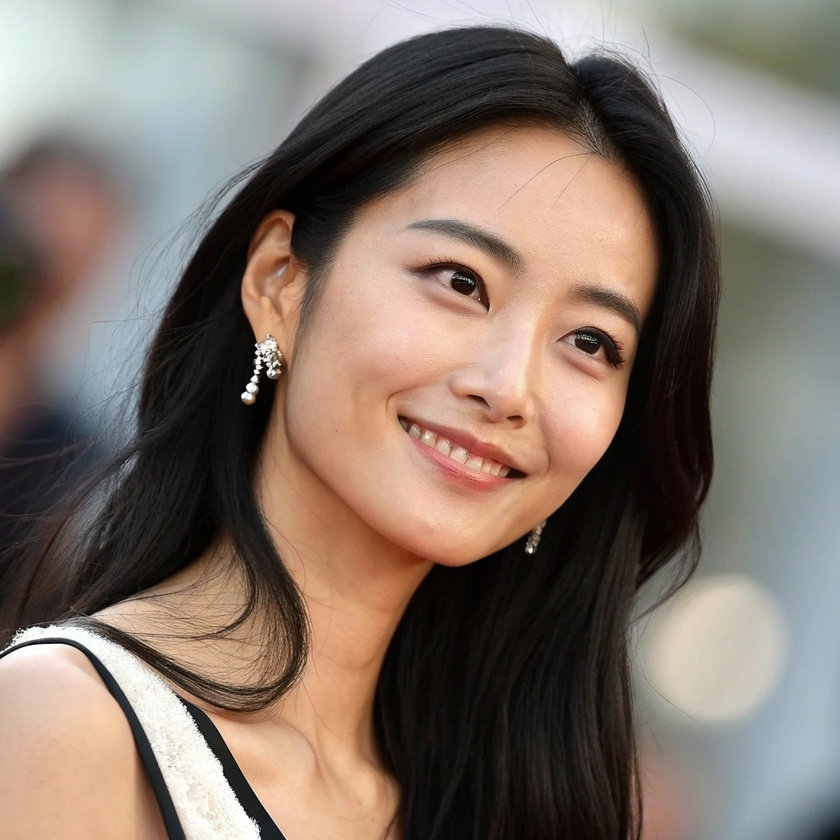
#> input picture face_1.jpg, 840 x 840 px, shrunk from 1024 x 1024 before the run
$ python cv.py
#> lines starting #> are read from the running program, lines starting #| are printed output that depends on the picture; after the words box and inside, x2 and y2 are one past the last pixel; in counts of white or black regions, pixels touching at a corner belong together
import cv2

img = cv2.imread("face_1.jpg")
#> img is the input picture: shape (840, 840, 3); mean B, G, R 106.4, 116.4, 130.5

gray = cv2.cvtColor(img, cv2.COLOR_BGR2GRAY)
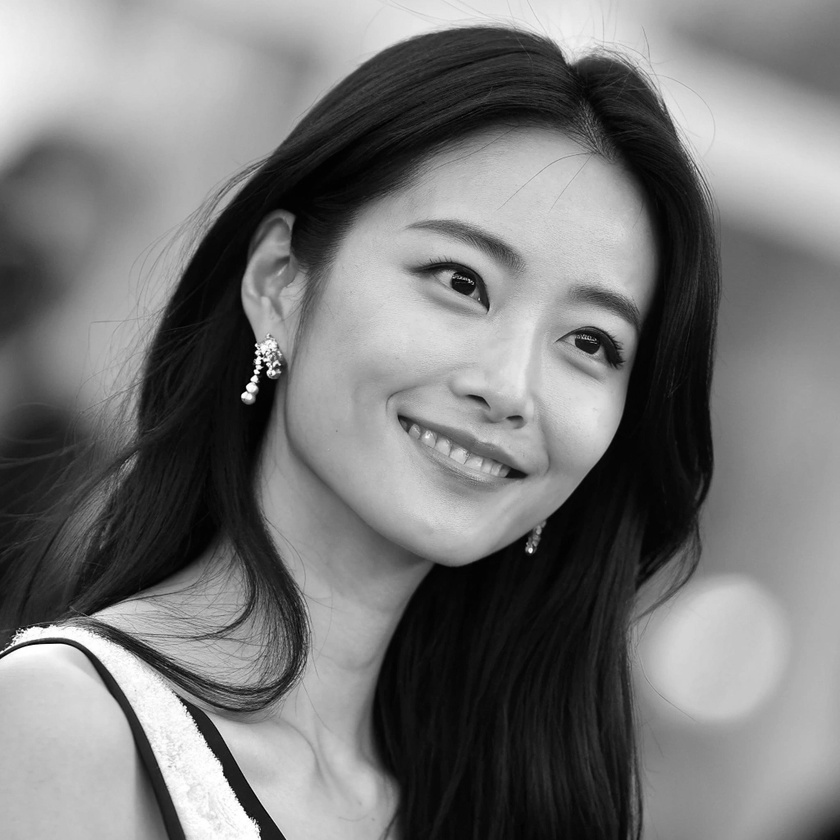
#> gray: shape (840, 840); min 0, max 255, mean 119.5

face = cv2.CascadeClassifier(

    "haarcascade_frontalface_default.xml"

)

faces = face.detectMultiScale(gray)
#> faces = [[222, 240, 93, 93], [307, 132, 411, 411]]

for (x, y, w, h) in faces:

    cv2.rectangle(img, (x, y), (x+w, y+h), (0,255,0), 2)

    cv2.putText(img, "face", (x, y-10),

                cv2.FONT_HERSHEY_SIMPLEX,

                0.8, (0,255,0), 2)
#> this loop made 2 passes
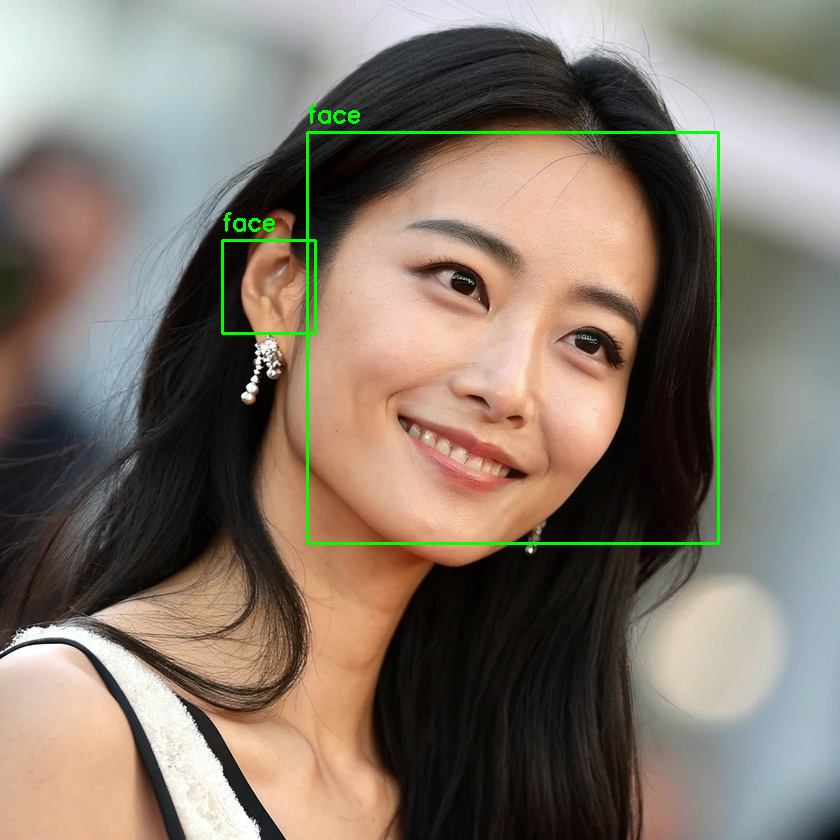
#> img: shape (840, 840, 3); 0.96% of pixels changed, all inside (x1, y1, x2, y2) = (221, 104, 720, 545)

cv2.imshow("face", img)

cv2.waitKey(0)

cv2.destroyAllWindows()
